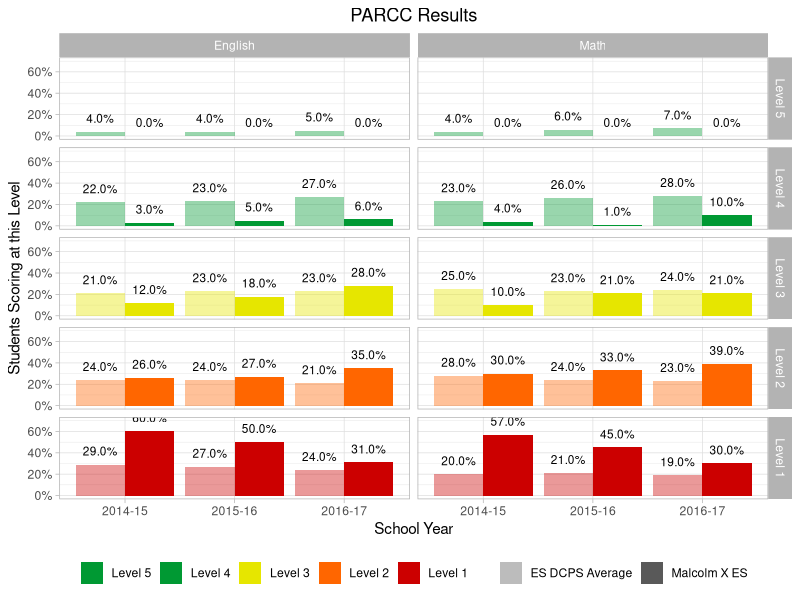
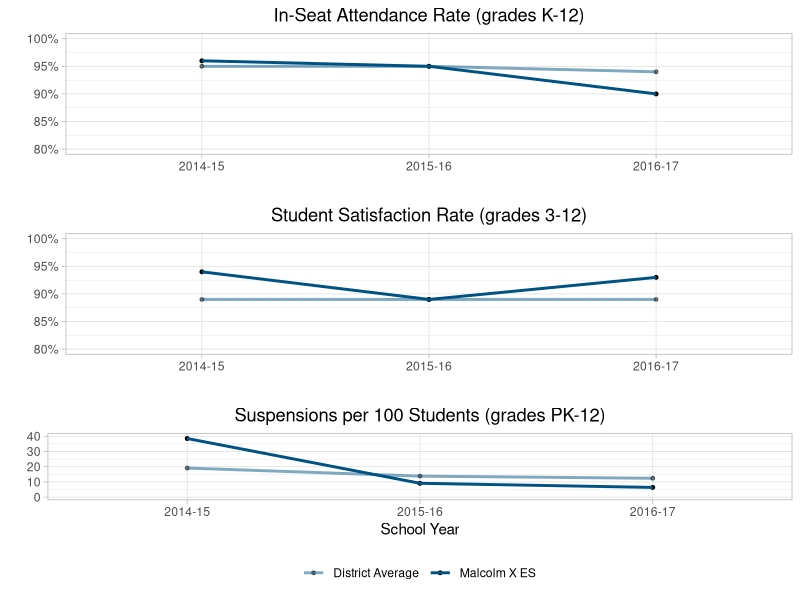
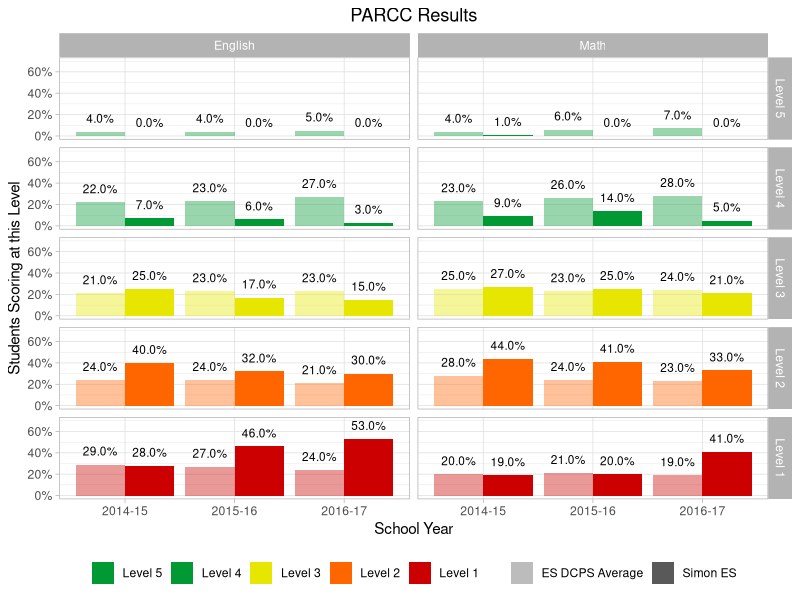
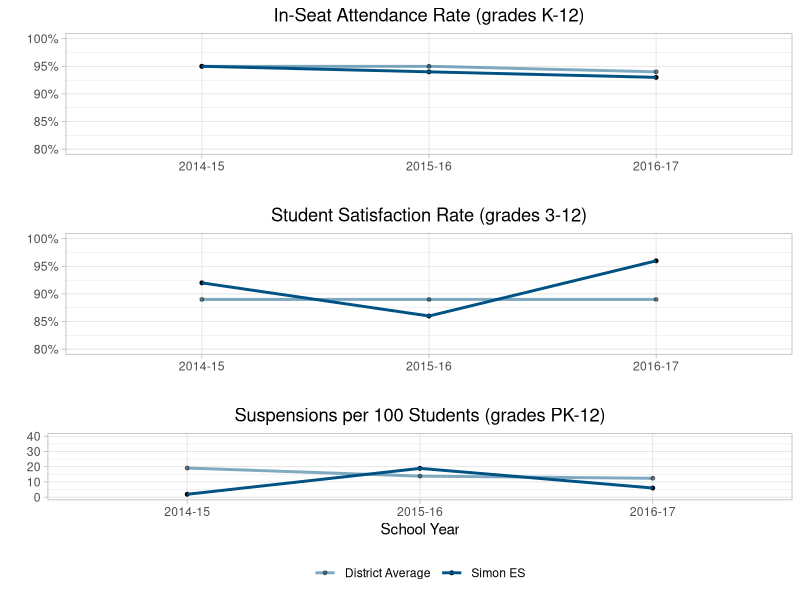
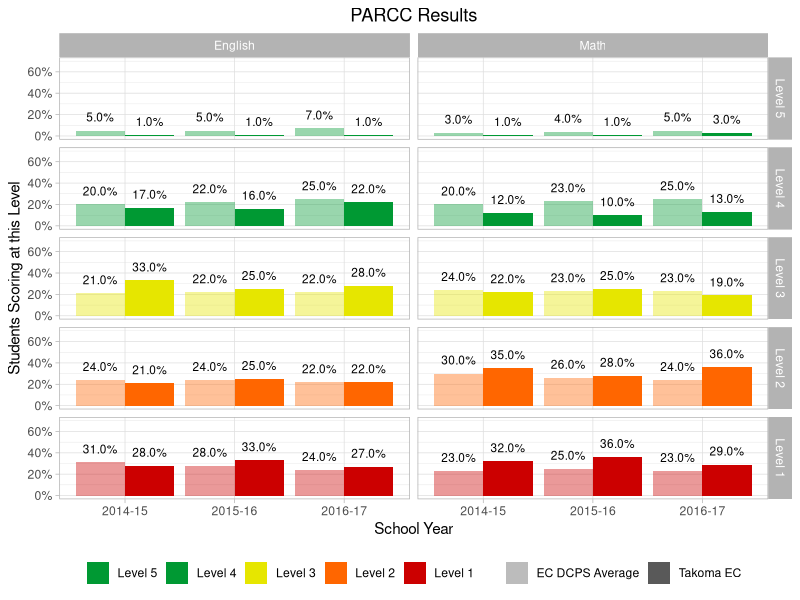
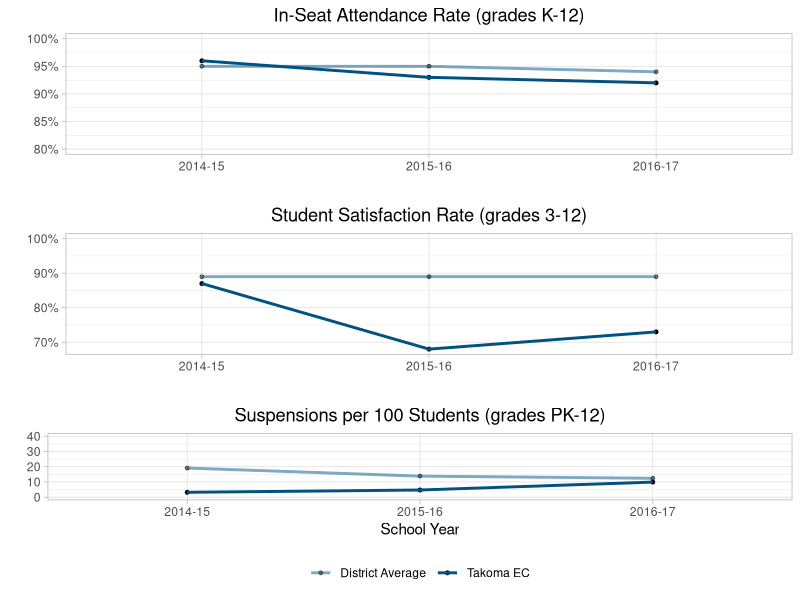
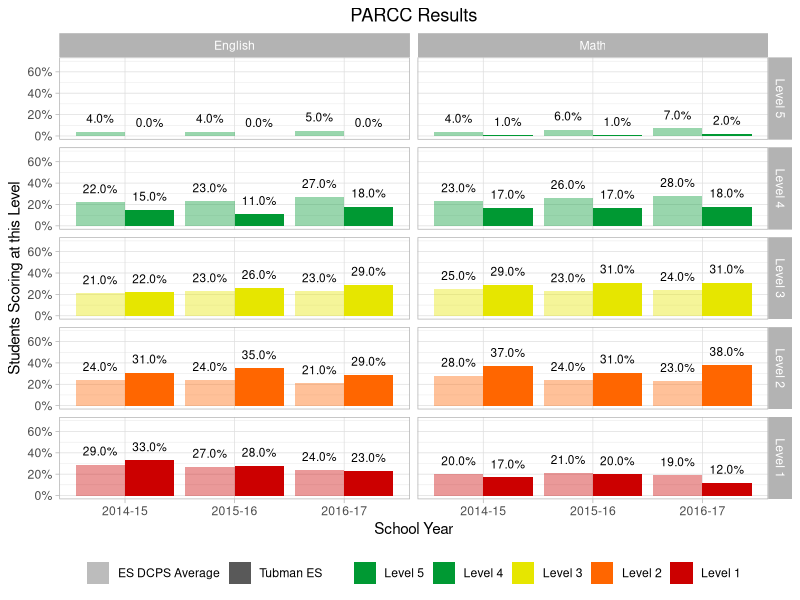
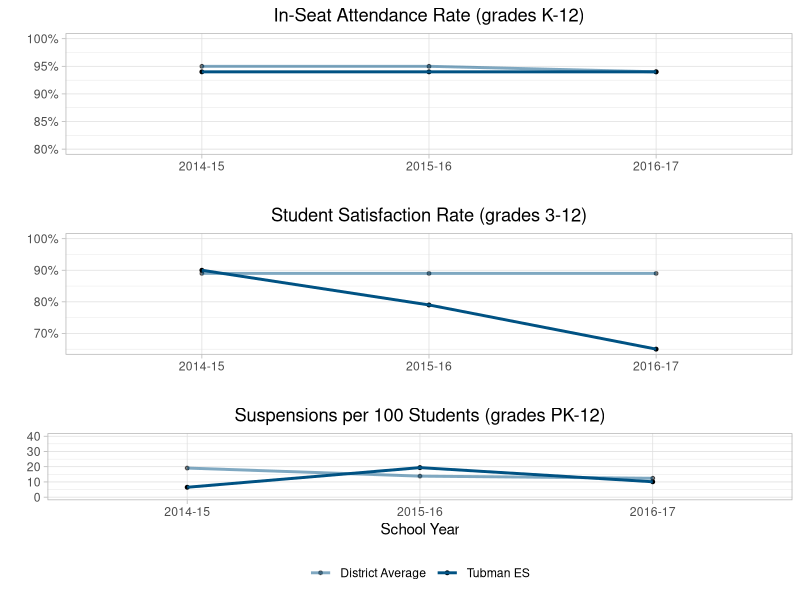

Generate these figures, in order, with R:
## ---- chunk 1
knitr::opts_chunk$set(echo = TRUE)
## ---- chunk 2
## load libraries
library(dplyr, warn.conflicts = FALSE)
library(ggplot2, warn.conflicts = FALSE)
library(tidyr, warn.conflicts = FALSE)
library(ggpubr, warn.conflicts = FALSE)

## load data
engagement <- read.csv("./data/engagement.csv", stringsAsFactors = FALSE)
schoolPARCC <- read.csv("./data/school-level PARCC.csv", stringsAsFactors = FALSE)
districtPARCC <- read.csv("./data/district-level PARCC.csv", stringsAsFactors = FALSE)
## ---- chunk 3
## switch PARCC to wide
schoolLong <- gather(schoolPARCC, "Level", "Percentage", 5:9)
districtLong <- gather(districtPARCC, "Level", "Percentage", 5:9)
# calculate district averages for comparison
districtLong <- districtLong %>%
  mutate(n.level = N.Size * Percentage)
# calculate ES average (grades 3-5)
## will store with School Code == 9901
esMean <- filter(districtLong, Grade <= 5)
esMean <- esMean %>%
  group_by(Subject, Year, Level) %>%
  mutate(n.level.all.grades = sum(n.level)) %>%
  mutate(n.size.all.grades = sum(N.Size)) %>%
  mutate(percentage.all.grades = n.level.all.grades / n.size.all.grades) %>%
  select(Subject, Year, Level, percentage.all.grades) %>%
  distinct() %>%
  mutate(School.Code = 9901) %>%
  mutate(School = "ES DCPS Average") %>%
  select(School.Code, School, Subject, School.Year=Year, Level,
         Percentage=percentage.all.grades)
# calculate EC average (grades 3-8)
## same as above except different grades are filtered out
## will store with School Code == 9902
ecMean <- filter(districtLong, Grade <= 8)
ecMean <- ecMean %>%
  group_by(Subject, Year, Level) %>%
  mutate(n.level.all.grades = sum(n.level)) %>%
  mutate(n.size.all.grades = sum(N.Size)) %>%
  mutate(percentage.all.grades = n.level.all.grades / n.size.all.grades) %>%
  # remove unnecessary columns and the resulting duplicates
  select(Subject, Year, Level, percentage.all.grades) %>%
  distinct() %>%
  mutate(School.Code = 9902) %>%
  mutate(School = "EC DCPS Average") %>%
  # re-name and re-arrange columns to match order in schoolLong
  select(School.Code, School, Subject, School.Year=Year, Level,
         Percentage=percentage.all.grades)


# combine district data with school data
data <- bind_rows(schoolLong, esMean, ecMean)
data$School.Year <- as.factor(data$School.Year)
data$Level <- as.factor(data$Level)

## ---- chunk 4
## function makes the facet grid plots of PARCC data for any school
## pass the school code as the argument (schoolCode)
plotParccBar <- function(schoolCode) {
  ## Use the EC average for comparison if Takoma is selected.
  ## Otherwise use ES average
  if (schoolCode == 324) {
    district.average <-  9902
  } else {
    district.average <- 9901
  }
  
  ## rename factors to replace the period with a space for better display
  data$Level <- recode(data$Level, Level.5 = "Level 5", Level.4 = "Level 4",
                       Level.3="Level 3", Level.2="Level 2", Level.1="Level 1")
  ## place PARCC levels in descending order so Level 5 display on
  ## top of trellis
  ##    graph and Level 1 displays on bottom
  data$Level <- factor(data$Level,levels = c("Level 5", "Level 4", "Level 3",
                                             "Level 2", "Level 1"))
  ## make all percentages show to two decimal places (.92 or 92%)
  data$Percentage <- round(data$Percentage, digits=2)
  
  plot.data <- data
  plot.data <- plot.data %>%
    filter(School.Code == schoolCode | School.Code == district.average) %>%
    arrange(desc(Level))
  
  plot <- ggplot(data=plot.data, aes(x=School.Year, y=Percentage, group=School)) +
    geom_bar(stat="identity", position=position_dodge(),
             aes(fill=Level, alpha=School)) +
    geom_text(aes(label = scales::percent(Percentage)), vjust=-1.0, position=position_dodge(.9), size=3) +
    facet_grid(Level ~ Subject) +
    scale_alpha_manual(values = c(0.4, 1)) +
    scale_fill_manual(values = c("#009933", "#009933", "#e6e600", "#ff6600", "#cc0000")) +
    theme_light() +
    # display y-scale as 0% to 100%
    expand_limits(y=c(0,.7)) +
    scale_y_continuous(labels=scales::percent) +
    ylab("Students Scoring at this Level") +
    xlab("School Year") +
    ggtitle("PARCC Results") +
    theme(plot.title = element_text(hjust = 0.5)) +
    theme(legend.position = "bottom", legend.title=element_blank())
  
  ## display the plot
  plot
}

## ---- chunk 5
# function makes the 3 plots of student engagement & groups them
plotEngagement <- function(school.code) {
  
  ## filter to one school and the district average
  engag <- engagement
  engag <- engag %>%
    filter(School.Code == school.code | School.Code == 999) %>%
    ## and rename columns for better display
    rename("ISA Rate (grades K-12)" = ISA.Rate..K.5.,
           "Student Satisfaction Rate (grades 3-12)" =
             Student.Satisfaction.Rate..3.5.,
           "Suspensions per 100 Students (grades PK-12)" =
             Suspensions.per.100.students..PK.12.)
  
  
  ## ISA plot
  plot.data <- engag
  plot.data <- plot.data %>%
    select(-`Suspensions per 100 Students (grades PK-12)`,
           -`Student Satisfaction Rate (grades 3-12)`)
  plot.ISA <- ggplot(data=plot.data,
                     aes(x=School.Year, y=`ISA Rate (grades K-12)`,
                         group=School, alpha=School)) +
    geom_point(size=1) +
    geom_line(size=1, color="#005283") +
    theme_light() +
    # display y-scale as 80% to 100%
    expand_limits(y=c(.8,1)) +
    scale_y_continuous(labels=scales::percent) +
    ylab("") +
    xlab("") +
    ggtitle("In-Seat Attendance Rate (grades K-12)") +
    theme(plot.title = element_text(hjust = 0.5)) +
    theme(legend.position = "none", legend.title=element_blank()) +
    scale_alpha_discrete(range = c(0.5, 1))
  
  
  ## Student Satisfaction Plot
  plot.data <- engag
  plot.data <- plot.data %>%
    select(-`Suspensions per 100 Students (grades PK-12)`,
           -`ISA Rate (grades K-12)`)
  plot.Satsifcation <- ggplot(data=plot.data, aes(x=School.Year,
                                     y=`Student Satisfaction Rate (grades 3-12)`,
                                     group=School, alpha=School)) +
    geom_point(size=1) +
    geom_line(size=1, color="#005283") +
    theme_light() +
    # display y-scale as 80% to 100%
    expand_limits(y=c(.8,1)) +
    scale_y_continuous(labels=scales::percent) +
    ylab("") +
    xlab("") +
    ggtitle("Student Satisfaction Rate (grades 3-12)") +
    theme(plot.title = element_text(hjust = 0.5)) +
    theme(legend.position = "none", legend.title=element_blank()) +
    scale_alpha_discrete(range = c(0.5, 1))
  
  
  ## Suspensions Plot
  plot.data <- engag
  plot.data <- plot.data %>%
    select(-`ISA Rate (grades K-12)`,
           -`Student Satisfaction Rate (grades 3-12)`)
  plot.Suspensions <- ggplot(data=plot.data,
                 aes(x=School.Year,
                     y=`Suspensions per 100 Students (grades PK-12)`, 
                     group=School, alpha=School)) +
    geom_point(size=1) +
    geom_line(size=1, color="#005283") +
    theme_light() +
    expand_limits(y=c(0,40)) +
    ylab("") +
    xlab("School Year") +
    ggtitle("Suspensions per 100 Students (grades PK-12)") +
    theme(plot.title = element_text(hjust = 0.5)) +
    theme(legend.position = "bottom", legend.title=element_blank()) +
    scale_alpha_discrete(range = c(0.5, 1))
  
  
  ## arrange all plots into one graphic
  plot.engage <- ggarrange(plot.ISA, plot.Satsifcation, plot.Suspensions,
            ncol = 1, nrow = 3)
  
  ## display the plot
  plot.engage
   
}

## ---- chunk 6
plotParccBar(308)
## ---- chunk 7
plotEngagement(308)
## ---- chunk 8
plotParccBar(315)
## ---- chunk 9
plotEngagement(315)
## ---- chunk 10
plotParccBar(324)
## ---- chunk 11
plotEngagement(324)
## ---- chunk 12
plotParccBar(328)
## ---- chunk 13
plotEngagement(328)
